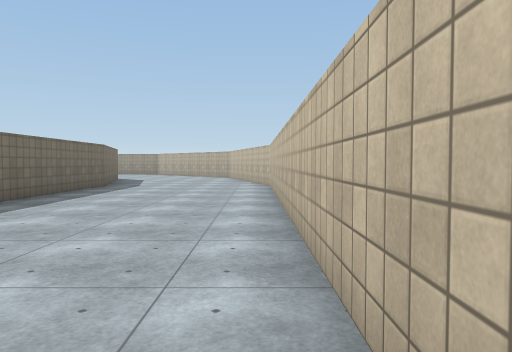
[1] (above)

21 first-person views from a walk through a Unity game level. The camera is 1.2 m above the floor, tilts 2° down and sees 70° across. The floor is counted in squares, 2 m on a side. Each view is taken from the middle of a square. On the plan, view 1 faces up. The plan holds only what a view shows up to about 10 squares ahead; the rest is blank. The place goes on beyond the plan. Surface patterns are stand-ins for the level's own textures.

[2]
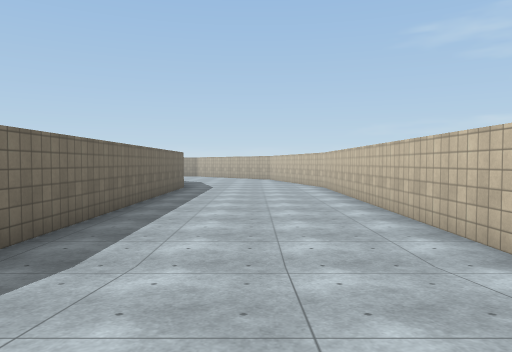

[3]
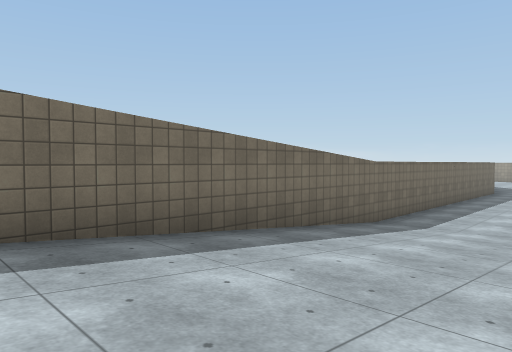

[4]
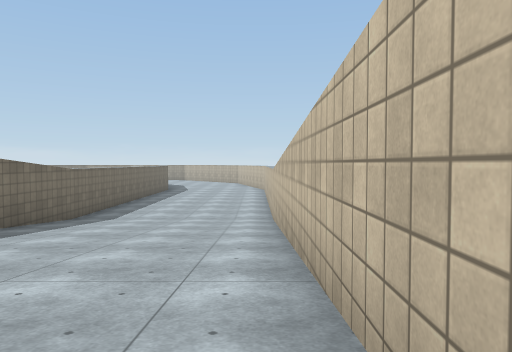

[5]
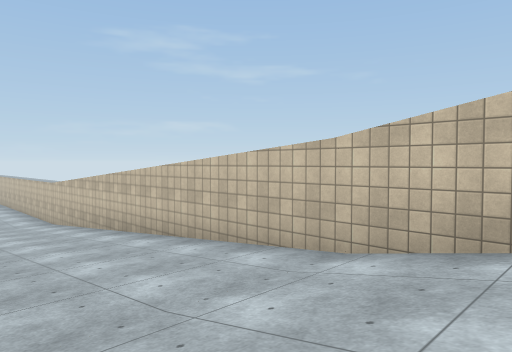

[6]
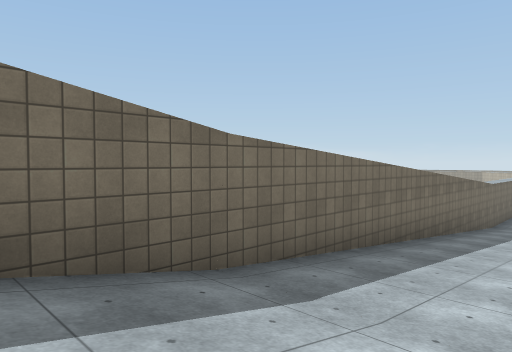

[7]
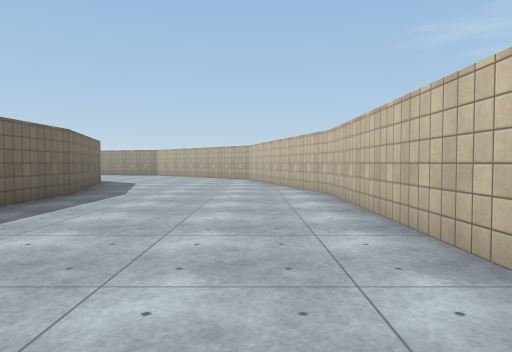

[8]
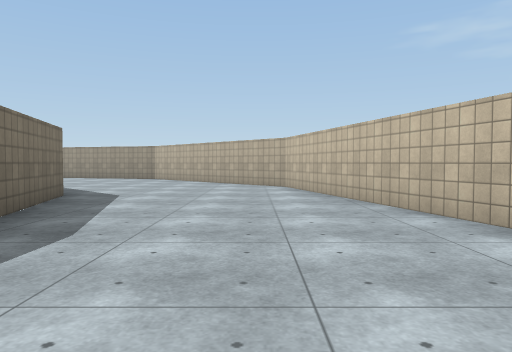

[9]
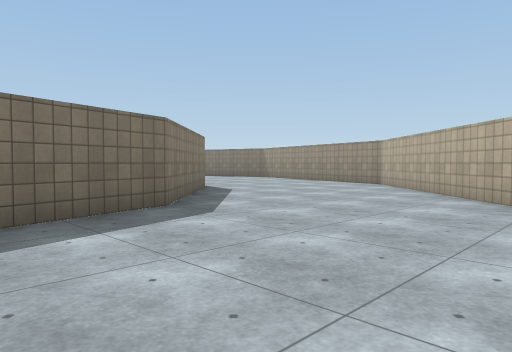

[10]
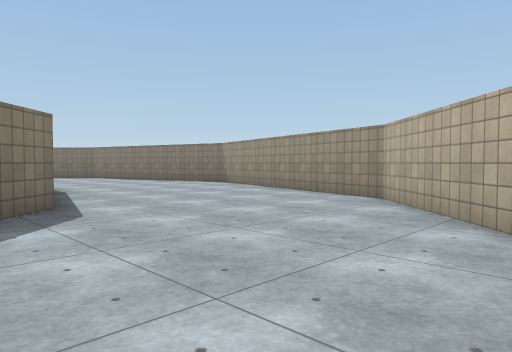

[11]
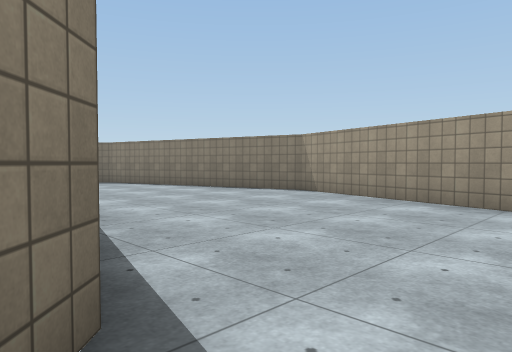

[12]
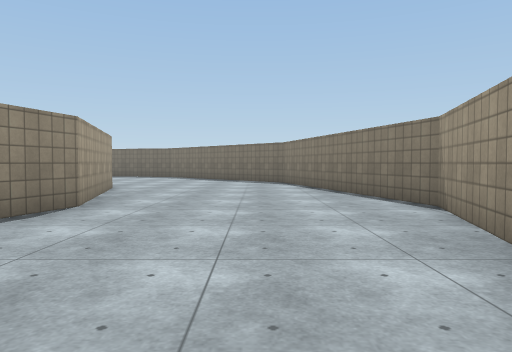

[13]
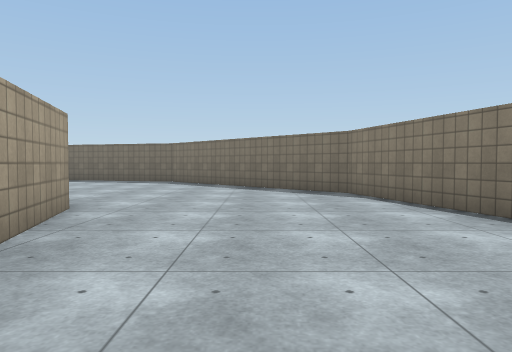

[14]
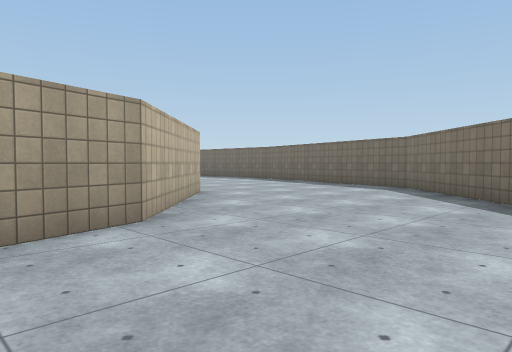

[15]
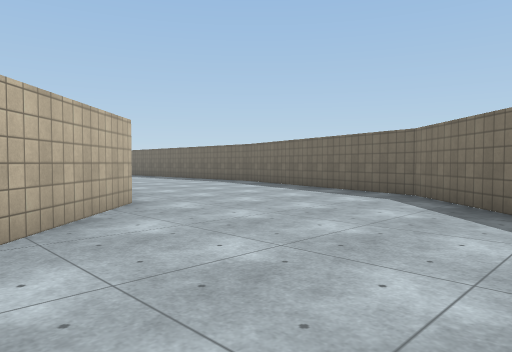

[16]
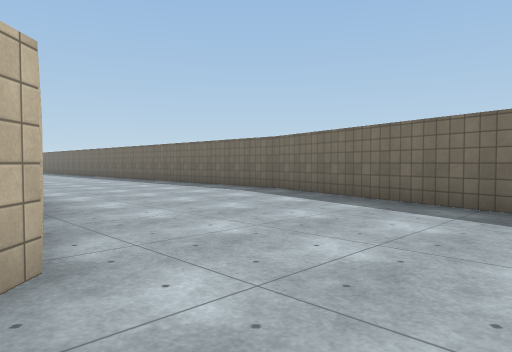

[17]
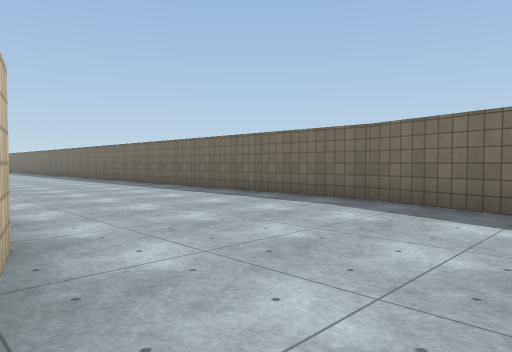

[18]
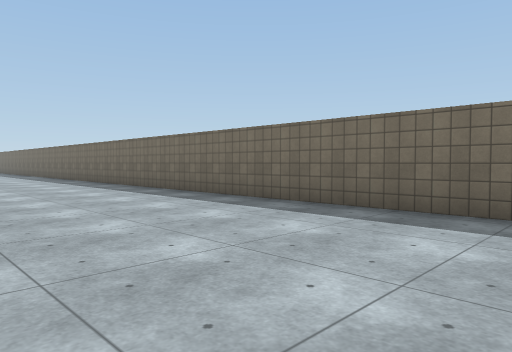

[19]
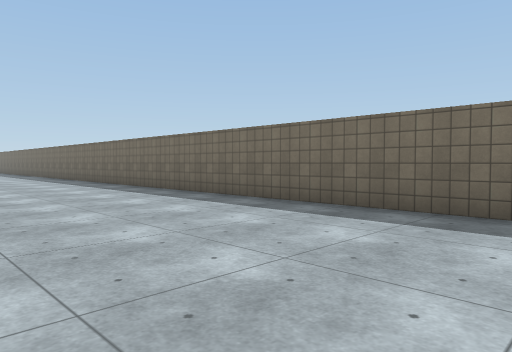

[20]
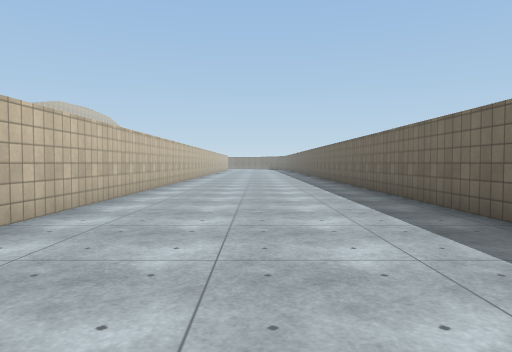

[21]
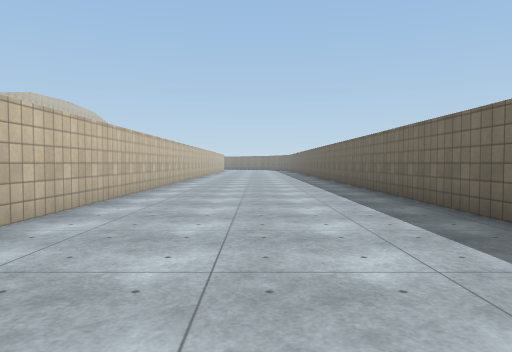

### Floor plan
Key: @ floor where view 1 was taken; # wall or solid block; . floor; / step, stairs or slope.
Columns run from 25 left of view 1 to 1 right of it. Each row starts with its distance up from view 1.
 24            #####
 23        #####...####
 22       ##..........###
 21      ##.............##
 20     ##...............##
 19    ##.................##
 18   ##.......#### .......##
 17  ##......###     #......#
 16  #......##       ##.....##
 15  #.....##         ##.....#
 14  #.....#           #.....#
 13 ##....##           ##....#
 12 #.....#             #....##
 11 #.....#             #.....#
 10 #.....              #.....#
  9 #.....              #.....#
  8 #.....              #.....#
  7 #.....              #.....#
  6 #.....              #.....#
  5 #.....              #.....#
  4 #.....              #.....#
  3 #.....              #.....#
  2 #....               #.....#
  1 #.....              #.....#
  0 #.....              #////@#
 -1 #.....#             #/////#
 -2 #.....#             #/////#
 -3 #.....#             #/////#
 -4 #.....#             #/////#
 -5 #.....#             #/////#
 -6 #.....#             #/////#
 -7 #.....#             #/////#
 -8 #.....#             #/////#
 -9 #.....#             #/////#
-10 #.....#             #/////#
-11 #.....#             #/////

Where each view was taken, in squares from view 1:
view 1: 0 up, 0 right, facing up
view 2: 2 down, 2 left, facing up
view 3: 6 down, 1 left, facing up-left
view 4: 8 down, 0 right, facing up
view 5: 11 down, 3 left, facing up-right
view 6: 11 down, 2 left, facing up-left
view 7: 4 up, 1 left, facing up
view 8: 8 up, 2 left, facing up
view 9: 12 up, 1 left, facing up-left
view 10: 16 up, 3 left, facing up-left
view 11: 17 up, 7 left, facing up-left
view 12: 21 up, 7 left, facing left
view 13: 20 up, 11 left, facing left
view 14: 21 up, 14 left, facing down-left
view 15: 20 up, 16 left, facing down-left
view 16: 17 up, 18 left, facing down-left
view 17: 14 up, 19 left, facing down-left
view 18: 9 up, 20 left, facing down-left
view 19: 6 up, 20 left, facing down-left
view 20: 3 up, 22 left, facing down
view 21: 1 down, 22 left, facing down
